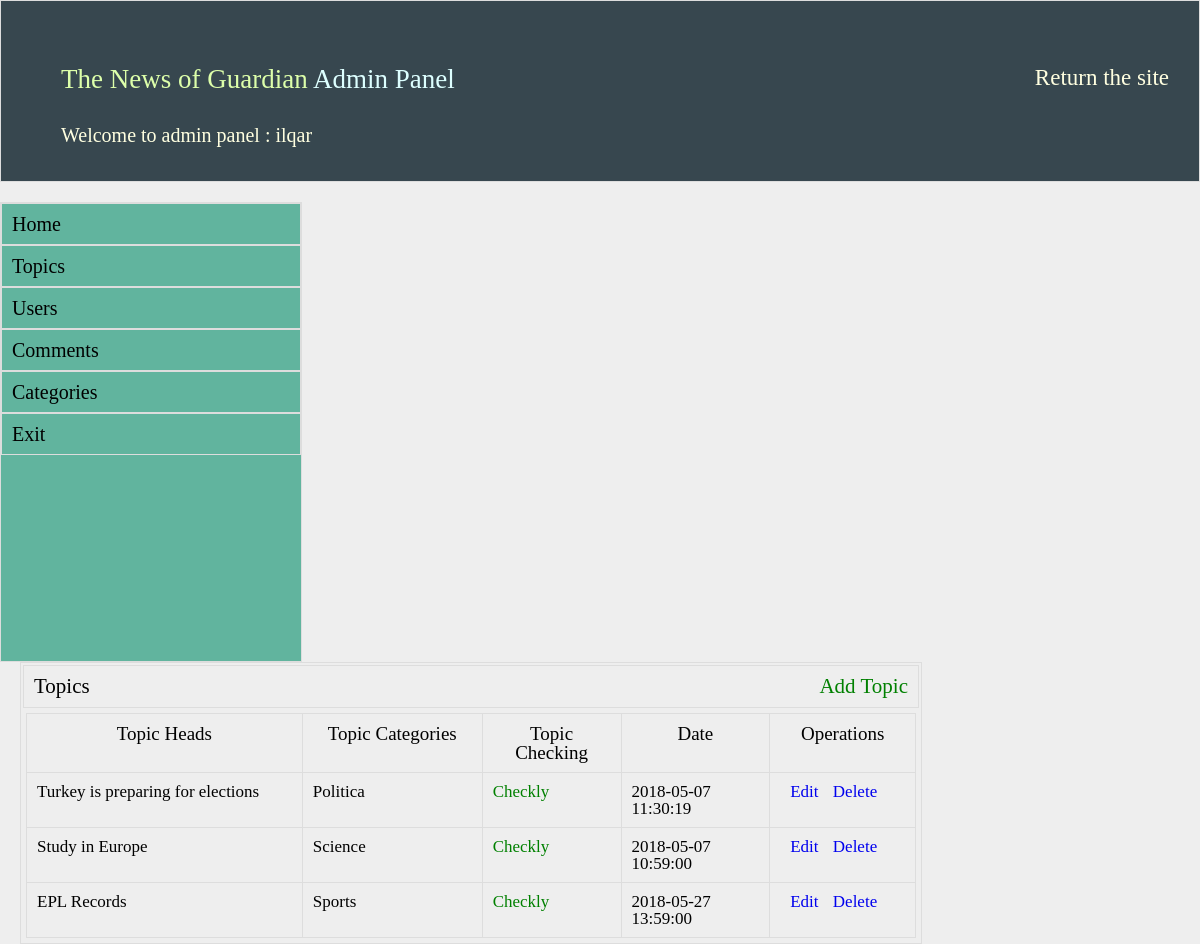
Screenshot of /admin/?do=topics (signed in) with the database file from the repository.
### tables this page shows
CREATE TABLE IF NOT EXISTS `topics` (
  `topic_id` int(11) NOT NULL AUTO_INCREMENT,
  `topic_head` varchar(250) NOT NULL,
  `topic_yazi` text NOT NULL,
  `topic_added` varchar(250) NOT NULL,
  `topic_date` timestamp NOT NULL DEFAULT CURRENT_TIMESTAMP,
  `topic_catagory` int(11) NOT NULL DEFAULT '0',
  `topic_condi` int(11) NOT NULL DEFAULT '0',
  `topic_hit` int(11) NOT NULL DEFAULT '0',
  `topic_resim` varchar(400) NOT NULL,
  PRIMARY KEY (`topic_id`)
);

CREATE TABLE IF NOT EXISTS `category` (
  `categori_id` int(11) NOT NULL AUTO_INCREMENT,
  `categori_name` varchar(300) NOT NULL,
  `categori_yazi` varchar(1100) NOT NULL,
  PRIMARY KEY (`categori_id`)
);

### admin/topics.php (the view, shortened to what this page needs)
<!DOCTYPE html>
<html>
<head>
</head>
<body>
<?php
$v = $db->prepare("select * from topics inner join category on category.categori_id =
topics.topic_catagory order by topic_id desc limit 20");
$v->execute(array());
$k = $v->fetchALL(PDO::FETCH_ASSOC);
$x = $v->rowCount();
?>
<div class="admin-icerik-sag">
			<h2> Topics <a href="/admin/?do=topic_add"><span style="float: right;color:green;">Add Topic</span></a></h2>
			<div class="konular">
			<table cellspacing="0" cellpadding="0">
			<thead>
			<tr>
			<th width="600">Topic Heads</th> <th width="300">Topic Categories</th>
			<th width="200">Topic Checking</th> <th width="250">Date</th>
			<th width="200">Operations</th>
			</tr>
			</thead>
			<?php
			 if($x){
                foreach($k as $m){
					?>
					<tbody>
					<tr>
					<td><?php echo $m["topic_head"];?></td> <td><?php echo $m["categori_name"];?></td>
					<td>
					<?php
					if($m["topic_condi"] == 1){
						echo '<span style="color:green">Checkly</span>';
					}else {
						echo '<span style="color:red">Not Checkly</span>';
					}
					?>
					</td>
					<td><?php echo $m["topic_date"];?></td>
					<td><span style="margin-left:10px;"><a href="/admin/?do=topic_edit&id=<?php echo $m['topic_id'];?>">Edit</a></span> <span style="margin-left:10px;"><a href="/admin/?do=topic_del&id=<?php echo $m['topic_id'];?>">Delete</a></span></td>
					</tr>
					</tbody>
					<?php
				}
			 }else {
				echo '<tr><td colspan="5"><div class="xeta">There is no topic </div></td></tr>';
			 }
			?>
			</table>
			</div>
			</div>
</body>
</html>

### admin/index.php (shortened to what this page needs)
<!DOCTYPE HTML>
<html lang="en-US">
<head>
	<link rel="stylesheet" href="../css/styles.css" />
	<link rel="stylesheet" href="../css/reset.css" />
	<link rel="stylesheet" href="../css/admin.css" />
</head>
<body>
	<?php
	if($_SESSION){
		if($_SESSION["order"] == 1){
			?>
			<div class="admin-genel">
			<div class="admin-header" style="background: #37474f; height: 180px;">
			<h2><a href="/admin/" style="color:#dfa; margin: 10px 0 0 30px; font-size: 27px;">The News of Guardian <span style="color:#DFF;">Admin Panel</span></a>
			<span style="float:right; margin-right:30px; "><a href="/index.php" style="color:lightyellow;">Return the site</a></span>
			</h2>
			<div class="uye" style="color:lightyellow; margin-left: 60px;">
			Welcome to admin panel : <?php echo $_SESSION["uye"];?></div>
			</div>
			<div class="admin-icerik">
			<div class="admin-menu" style="background: #61B49E; min-height: 458px;">
			<ul>
		    <li><a href="/admin/" style="color:#000;">Home</a></li>
			<li><a href="/admin/?do=topics"  style="color: #000;">Topics</a></li>
			<li><a href="/admin/?do=users"  style="color: #000;">Users</a></li>
			<li><a href="/admin/?do=comments"  style="color:#000;">Comments</a></li>
			<li><a href="/admin/?do=categories" style="color: #000;">Categories</a></li>
			<li><a href="/admin/?do=exit"  style="color: #000;">Exit</a></li>
			</ul>
			</div>
			<?php
			  $do = @$_GET["do"];
			  if(file_exists("{$do}.php")){
				  include("{$do}.php");
			  }else {
				 include("anasayfa.php");
			  }
			?>
			</div>
			</div>
			<?php
		}else {
			echo '<div class="hata">You dont responsive in Admin Panel</div>';
		}
	}else{
		echo '<div class="hata">For entering to Admin Panel Must be log in</div>';
	}
	?>
</body>
</html>

### css/admin.css (style rules this page uses)
.admin-header { border:1px solid #ddd; height:150px; }
.admin-header h2 { margin: 65px 0px 0px 30px; font-size:23px; }
.uye { margin:32px; font-size:20px; }
.admin-icerik { margin-top:20px; }
.admin-menu { border:1px solid #ddd; width:300px; min-height:500px; float:left; }
.admin-menu ul li { border:1px solid #ddd; padding:10px; font-size:20px; }
.admin-icerik-sag { float:left; margin-left:20px; border:1px solid #ddd; width:75%; min-height:200px; background:#eee; }
.admin-icerik-sag h2 { border:1px solid #ddd; padding:10px; margin:2px; font-size:21px; background:#eee; }
.konular th { border:1px solid #ddd; padding:10px; font-size:19px; background:#eee; }
.konular { margin:5px; }
.konular td { border:1px solid #ddd; padding:10px; font-size:17px; }

### rows the page displays
topics: topic_head "Turkey is preparing for elections", category.categori_name "Politica", topic_condi "Checkly", topic_date "2018-05-07 11:30:19"
topics: topic_head "Study in Europe", category.categori_name "Science", topic_condi "Checkly", topic_date "2018-05-07 10:59:00"
topics: topic_head "EPL Records", category.categori_name "Sports", topic_condi "Checkly", topic_date "2018-05-27 13:59:00"

### other values shown
$_SESSION["uye"] "ilqar"
